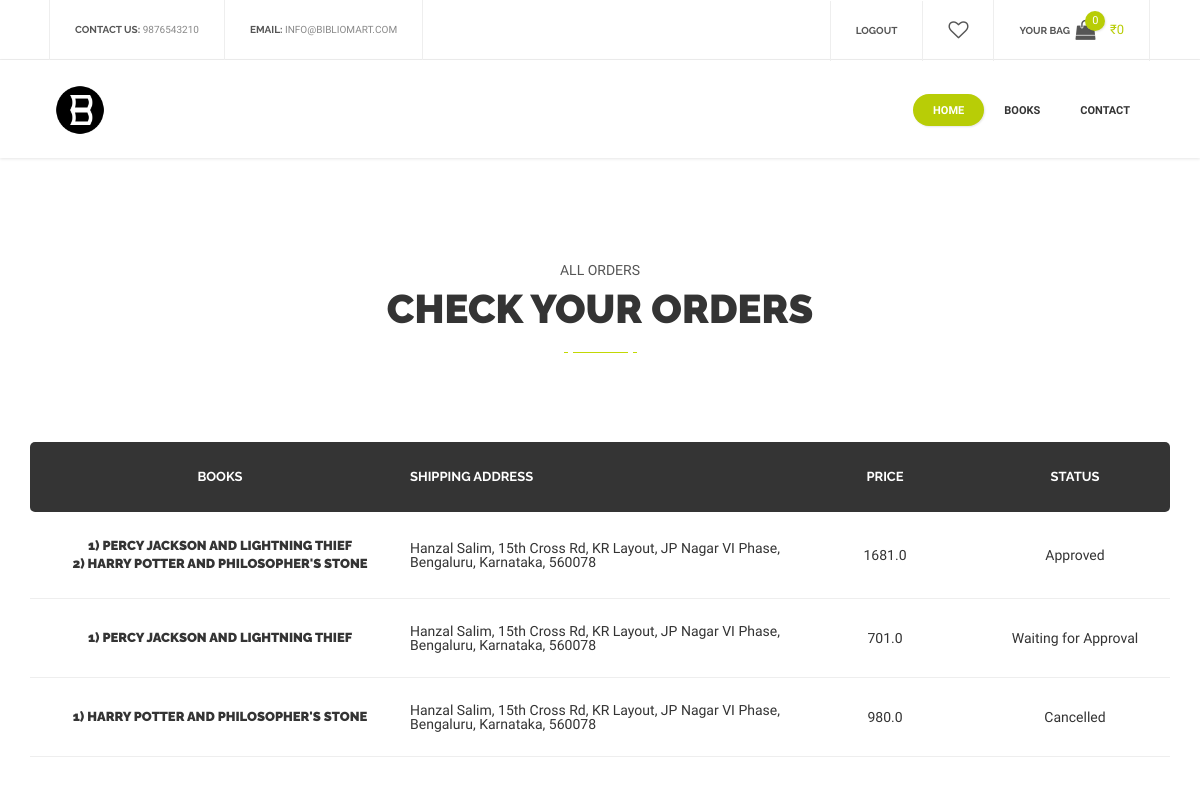
The page /orders (signed in) on the database its author committed.
### models.py (models this page shows, shortened)
class Book(db.Model):
    __tablename__ = "book"
    id = db.Column(db.String, primary_key=True)
    title = db.Column(db.String, nullable=False)
    author = db.Column(db.String, nullable=False)
    price = db.Column(db.Float, nullable=False)
    description = db.Column(db.Text, nullable=False)
    date_added = db.Column(db.DateTime)
    category_id = db.Column(db.String, db.ForeignKey('category.id'))
    category = db.relationship('Category',backref=db.backref('book', lazy='dynamic'))
    images = db.relationship('Image', backref='book', lazy='dynamic')
    carts = db.relationship("Cart", secondary="cart_book", viewonly=True)
    orders = db.relationship("Order", secondary="order_book", viewonly=True)

class Order(db.Model):
    __tablename__ = 'order'
    id = db.Column(db.String,  primary_key=True, unique=True)
    user_id = db.Column(db.String,db.ForeignKey('user.id'))
    total_price = db.Column(db.Float, default=0)
    book_count = db.Column(db.Integer, default=0)
    shipping_name = db.Column(db.String)
    shipping_address = db.Column(db.String)
    shipping_city = db.Column(db.String)
    shipping_state = db.Column(db.String)
    shipping_pincode = db.Column(db.String)
    shipping_landmark = db.Column(db.String)
    shipping_phone = db.Column(db.String)
    is_approved = db.Column(db.Boolean, default = False)
    is_cancelled = db.Column(db.Boolean, default = False)
    books = db.relationship("Book", secondary="order_book", viewonly=True)
    user = db.relationship('User',backref=db.backref('order', lazy='dynamic'))

### app.py (the view)
@app.route('/orders')
def orders():
    if not current_user.is_authenticated:
        return redirect(url_for('login'))
    cart = g.user.cart.first()
    if not cart:
        cart = Cart(g.user.id)
    orders = g.user.order.all()
    categories = Category.query.all()
    return render_template("orders.html",page="orders", orders=orders, cart=cart, categories=categories)

### app.py (called while the page is built)
@login_manager.user_loader
def load_user(id):
    return User.query.get(id)

@app.before_request
def before_request():
    g.user = current_user

### templates/orders.html (shortened to what this page needs)
<!DOCTYPE html>
<html lang="en">
<head>
    <link href="{{ url_for('static', filename='css/bootstrap.min.css')}}" rel="stylesheet">
    <link href="{{ url_for('static', filename='css/bootstrap.extension.css')}}" rel="stylesheet">
    <link href="{{ url_for('static', filename='css/style.css')}}" rel="stylesheet">
    <link href="{{ url_for('static', filename='css/swiper.css')}}" rel="stylesheet">
    <link href="{{ url_for('static', filename='css/sumoselect.css')}}" rel="stylesheet">
    <link href="{{ url_for('static', filename='css/font-awesome.min.css')}}" rel="stylesheet">
</head>
<body>
    <div id="content-block">
        {% include 'header.html' %}
        <div class="container">
            <div class="empty-space col-xs-b15 col-sm-b50 col-md-b100"></div>
            <div class="text-center">
                <div class="simple-article size-3 grey uppercase col-xs-b5">All Orders</div>
                <div class="h2">check your Orders</div>
                <div class="title-underline center"><span></span></div>
            </div>
        </div>
        <div class="empty-space col-xs-b35 col-md-b70"></div>
        <div class="container">
            <table class="cart-table">
                <thead>
                    <tr>
                        <th class="col-md-4">Books</th>
                        <th class="col-md-4">Shipping Address</th>
                        <th class="col-md-2">Price</th>
                        <th class="col-md-2">Status</th>
                    </tr>
                </thead>
                <tbody>
                    {% for order in orders %}
                    <tr>
                        <td data-title=" ">
                            {% for bk in order.order_books %}
                            <h6 class="h6">
                                <a href="/book/{{bk.book.id}}">
                                    {{loop.index|string +') ' + bk.book.title}}
                                </a>
                            </h6>
                            {% endfor %}
                        </td>
                        <td data-title=" ">
                            {{
                                order.shipping_name + ', '
                                + order.shipping_address + ', '
                                + order.shipping_city + ', '
                                + order.shipping_state + ', '
                                + order.shipping_pincode
                            }}
                        </td>
                        <td data-title="₹">
                            {{order.total_price}}
                        </td>
                        <td data-title="">
                            {{'Cancelled' if order.is_cancelled
                                else ('Approved' if order.is_approved
                                else 'Waiting for Approval') }}
                        </td>
                    </tr>
                    {% endfor %}
                </tbody>
            </table>
            <div class="empty-space col-xs-b35"></div>
        </div>
    </div>
</body>
</html>

### rows shown on the page
Order: shipping_name+shipping_address+shipping_city "Hanzal Salim, 15th Cross Rd, KR Layout, JP Nagar VI Phase, Bengaluru, Karnataka, 560078", total_price "1681.0", is_cancelled+is_approved "Approved"
Order: shipping_name+shipping_address+shipping_city "Hanzal Salim, 15th Cross Rd, KR Layout, JP Nagar VI Phase, Bengaluru, Karnataka, 560078", total_price "701.0", is_cancelled+is_approved "Waiting for Approval"
Order: shipping_name+shipping_address+shipping_city "Hanzal Salim, 15th Cross Rd, KR Layout, JP Nagar VI Phase, Bengaluru, Karnataka, 560078", total_price "980.0", is_cancelled "Cancelled"

### other values the page prints
{{ cart.book_count if cart.book_count else 0 }} "0"
{{ cart.total_price if cart.total_price else 0 }} "0"
